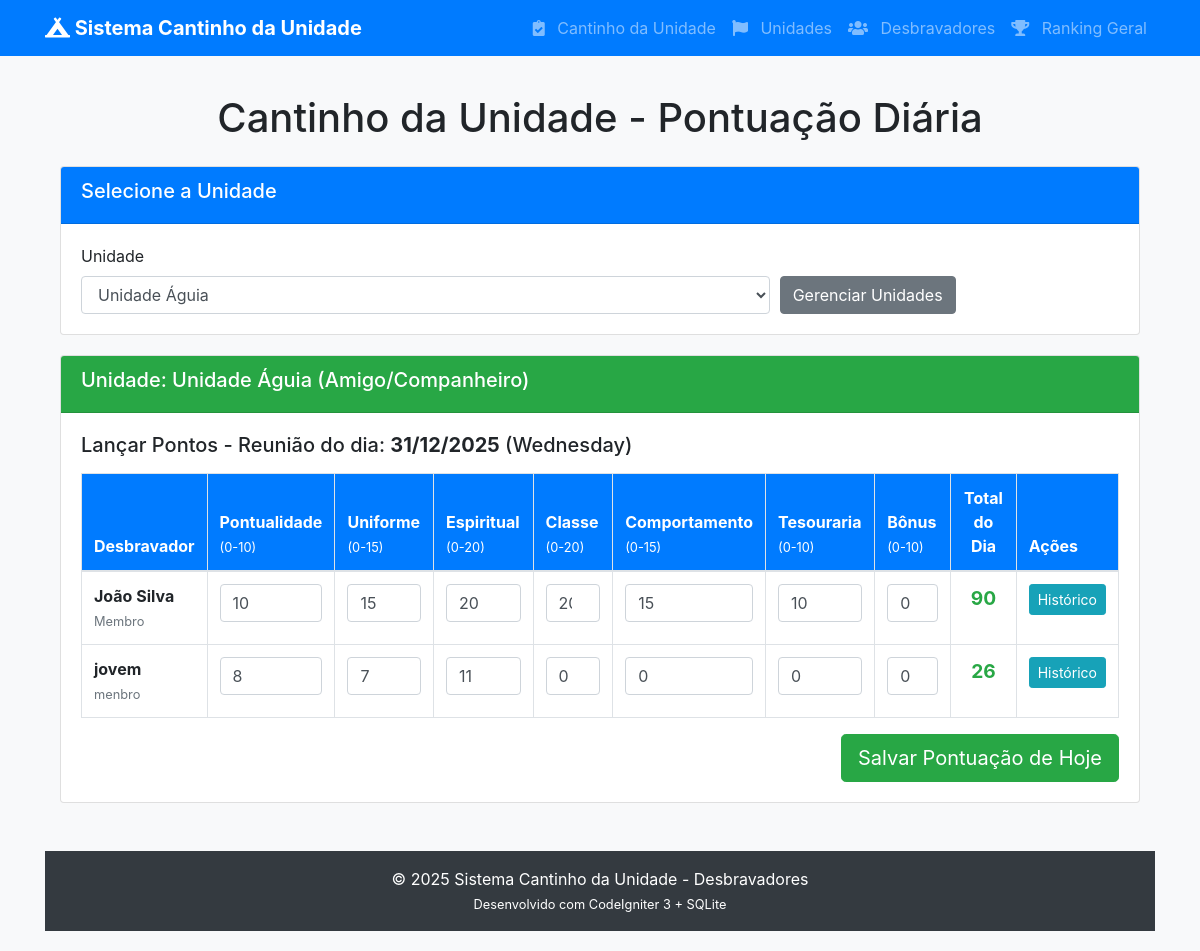
The app's page /index.php/pontuacao/lancar?id_unidade=1 with its own data.
### tables this page shows
CREATE TABLE "unidades" (
	"id_unidade" INTEGER PRIMARY KEY AUTOINCREMENT,
	"nome_unidade" VARCHAR NOT NULL,
	"classe_base" VARCHAR NOT NULL DEFAULT 'Amigo/Companheiro'
);

CREATE TABLE "pontuacao_diaria" (
	"id_ponto" INTEGER PRIMARY KEY AUTOINCREMENT,
	"id_desbravador" INTEGER NOT NULL,
	"data_reuniao" DATE NOT NULL,
	"pontualidade" INTEGER NOT NULL DEFAULT 0,
	"uniforme" INTEGER NOT NULL DEFAULT 0,
	"espiritual" INTEGER NOT NULL DEFAULT 0,
	"classe" INTEGER NOT NULL DEFAULT 0,
	"comportamento" INTEGER NOT NULL DEFAULT 0,
	"tesouraria" INTEGER NOT NULL DEFAULT 0,
	"bonus" INTEGER NOT NULL DEFAULT 0,
	"total_dia" INTEGER NOT NULL DEFAULT 0,
	CONSTRAINT fk_desbravador FOREIGN KEY (id_desbravador) REFERENCES desbravadores(id_desbravador) ON DELETE CASCADE ON UPDATE CASCADE
);

### application/controllers/Pontuacao.php (called while the page is built, shortened)
<?php
class Pontuacao extends CI_Controller {
    public function __construct()
    {
        $this->load->model('Unidade_model');
        $this->load->model('Desbravador_model');
        $this->load->model('Pontuacao_model');
        $this->load->helper('date');
        $this->load->helper('url');
        $this->load->helper('form');
    }
    public function lancar()
    {
        $data['unidades'] = $this->Unidade_model->get_all();
        $id_unidade = $this->input->get('id_unidade');
            if ($id_unidade) {
                $data['unidade_selecionada'] = $this->Unidade_model->get_by_id($id_unidade);
                        $this->db->where('id_unidade', $id_unidade);
                        $this->db->order_by('nome_completo', 'ASC');
                        $data['desbravadores'] = $this->db->get('desbravadores')->result();
                            $arr = [];
                            foreach ($data['desbravadores'] as $key=>$value) {
                                $resultado = $this->Pontuacao_model->get_by_desbravador($value->id_desbravador);
                                            if(!empty($resultado)){
                                                $arr[] = $resultado[0];
                                            }
                            }
                            $data['registro_desbravadores'] = array_map(
                                fn($a, $b)=>(object) array_merge((array) $a, (array)$b),
                               $data['desbravadores'],$arr);
                    }
                $data['title'] = 'Cantinho da Unidade - Lançar Pontos';
                $this->load->view('pontuacao/lancar', $data);
    }
}

### index.php (called while the page is built, shortened)
<?php
require_once BASEPATH.'core/CodeIgniter.php';

### application/models/Unidade_model.php (called while the page is built, shortened)
<?php
class Unidade_model extends CI_Model {
    public function get_all() {
        $query = $this->db->order_by('nome_unidade','ASC')->get('unidades');
            return $query->result();
    }
}

### application/models/Pontuacao_model.php (called while the page is built, shortened)
<?php
class Pontuacao_model extends CI_Model {
    public function get_by_desbravador($id_desbravador) {
        $this->db->where('id_desbravador', $id_desbravador);
        $this->db->order_by('data_reuniao', 'DESC');
        $query = $this->db->get('pontuacao_diaria');
        return $query->result();
    }
}

### application/views/pontuacao/lancar.php (the view, shortened to what this page needs)
<!DOCTYPE html>
<html lang="pt-BR">
<head>
    <link rel="stylesheet" href="https://stackpath.bootstrapcdn.com/bootstrap/4.5.2/css/bootstrap.min.css">
</head>
<body>
<div class="container">
    <?php $this->load->view('templates/header'); ?>
    <h1 class="text-center mb-4">Cantinho da Unidade - Pontuação Diária</h1>
    <div class="card">
        <div class="card-header bg-primary text-white">
            <h5>Selecione a Unidade</h5>
        </div>
        <div class="card-body">
            <form method="get" action="<?php echo site_url('pontuacao/lancar'); ?>">
                <div class="form-row align-items-end">
                    <div class="col-md-8">
                        <label for="id_unidade">Unidade</label>
                        <select name="id_unidade" id="id_unidade" class="form-control" onchange="this.form.submit()" required>
                            <?php foreach ($unidades as $unidade): ?>
                                <option value="<?php echo $unidade->id_unidade ?>" <?php echo isset($unidade_selecionada) && $unidade_selecionada->id_unidade == $unidade->id_unidade ? 'selected' : '' ?>>
                                    <?php echo $unidade->nome_unidade ?>
                                </option>
                            <?php endforeach; ?>
                        </select>
                    </div>
                    <div class="col-md-4">
                        <a href="<?php echo site_url('unidades'); ?>" class="btn btn-secondary">Gerenciar Unidades</a>
                    </div>
                </div>
            </form>
        </div>
    </div>
    <?php if (isset($desbravadores) && !empty($desbravadores)): ?>
        <div class="card">
            <div class="card-header bg-success text-white">
                <h5>Unidade: <?php echo $unidade_selecionada->nome_unidade ?> (<?php echo $unidade_selecionada->classe_base ?>)</h5>
            </div>
            <div class="card-body">
                <h5 class="mb-3">Lançar Pontos - Reunião do dia:
                    <strong><?php echo date('d/m/Y') ?></strong>
                    (<?php echo date('l', strtotime('today')) ?>)
                </h5>
                <form method="post" action="<?php echo site_url('pontuacao/salvar'); ?>">
                <div class="table-responsive">
                    <table class="table table-bordered table-hover">
                        <thead>
                            <tr>
                                <th>Desbravador</th>
                                <th>Pontualidade<br><small>(0-10)</small></th>
                                <th>Uniforme<br><small>(0-15)</small></th>
                                <th>Espiritual<br><small>(0-20)</small></th>
                                <th>Classe<br><small>(0-20)</small></th>
                                <th>Comportamento<br><small>(0-15)</small></th>
                                <th>Tesouraria<br><small>(0-10)</small></th>
                                <th>Bônus<br><small>(0-10)</small></th>
                                <th class="text-center">Total do Dia</th>
                                <th>Ações</th>
                            </tr>
                        </thead>
                        <tbody>
                            <?php foreach ($registro_desbravadores as $desbravador): ?>
                                <tr>
                                    <td>
                                        <strong><?php echo $desbravador->nome_completo ?></strong><br>
                                        <small class="text-muted"><?php echo $desbravador->cargo ?></small>
                                    </td>
                                    <td><input type="number" name="desbravadores[<?php echo $desbravador->id_desbravador ?>][pontualidade]" class="form-control pontos" min="0" max="10" value="<?php echo $desbravador->pontualidade ?>"></td>
                                    <td><input type="number" name="desbravadores[<?php echo $desbravador->id_desbravador ?>][uniforme]" class="form-control pontos" min="0" max="15" value="<?php echo $desbravador->uniforme ?>"></td>
                                    <td><input type="number" name="desbravadores[<?php echo $desbravador->id_desbravador ?>][espiritual]" class="form-control pontos" min="0" max="20" value="<?php echo $desbravador->espiritual ?>"></td>
                                    <td><input type="number" name="desbravadores[<?php echo $desbravador->id_desbravador ?>][classe]" class="form-control pontos" min="0" max="20" value="<?php echo $desbravador->classe ?>"></td>
                                    <td><input type="number" name="desbravadores[<?php echo $desbravador->id_desbravador ?>][comportamento]" class="form-control pontos" min="0" max="15" value="<?php echo $desbravador->comportamento ?>"></td>
                                    <td><input type="number" name="desbravadores[<?php echo $desbravador->id_desbravador ?>][tesouraria]" class="form-control pontos" min="0" max="10" value="<?php echo $desbravador->tesouraria ?>"></td>
                                    <td><input type="number" name="desbravadores[<?php echo $desbravador->id_desbravador ?>][bonus]" class="form-control pontos" min="0" max="10" value="0"></td>
                                    <td class="text-center total-dia" id="total-<?php echo $desbravador->id_desbravador ?>"><?php echo $desbravador->total_dia ?></td>
                                    <td><a href="<?php echo site_url('pontuacao/historico/'.$desbravador->id_desbravador); ?>" class="btn btn-sm btn-info">Histórico</a></td>
                                </tr>
                            <?php endforeach; ?>
                        </tbody>
                    </table>
                </div>
                <div class="text-right">
                    <button type="submit" class="btn btn-lg btn-success">Salvar Pontuação de Hoje</button>
                </div>
                </form>
            </div>
        </div>
    <?php endif; ?>
<?php $this->load->view('templates/footer');?>
</div>
</body>
</html>

### application/views/templates/header.php (shortened to what this page needs)
<!DOCTYPE html>
<html lang="pt-BR">
<head>
    <link rel="stylesheet" href="https://stackpath.bootstrapcdn.com/bootstrap/4.5.2/css/bootstrap.min.css">
    <link rel="stylesheet" href="https://cdnjs.cloudflare.com/ajax/libs/font-awesome/5.15.4/css/all.min.css">
</head>
<body>
<nav class="navbar navbar-expand-lg navbar-dark bg-primary fixed-top">
    <div class="container">
        <a class="navbar-brand" href="<?= site_url('pontuacao/lancar') ?>">
            <i class="fas fa-campground"></i> Sistema Cantinho da Unidade
        </a>
        <div class="collapse navbar-collapse" id="navbarNav">
            <ul class="navbar-nav ml-auto">
                <li class="nav-item">
                    <a class="nav-link" href="<?= site_url('pontuacao/lancar') ?>">
                        <i class="fas fa-clipboard-check"></i> Cantinho da Unidade
                    </a>
                </li>
                <li class="nav-item">
                    <a class="nav-link" href="<?= site_url('unidades') ?>">
                        <i class="fas fa-flag"></i> Unidades
                    </a>
                </li>
                <li class="nav-item">
                    <a class="nav-link" href="<?= site_url('desbravadores') ?>">
                        <i class="fas fa-users"></i> Desbravadores
                    </a>
                </li>
                <li class="nav-item">
                    <a class="nav-link" href="<?= site_url('pontuacao/ranking') ?>">
                        <i class="fas fa-trophy"></i> Ranking Geral
                    </a>
                </li>
            </ul>
        </div>
    </div>
</nav>
<div class="container mt-4">

### application/views/templates/footer.php (shortened to what this page needs)
</div>
    <footer class="bg-dark text-white text-center py-3 mt-5">
        <div class="container">
            <p class="mb-0">&copy; <?= date('Y') ?> Sistema Cantinho da Unidade - Desbravadores</p>
            <small>Desenvolvido com CodeIgniter 3 + SQLite</small>
        </div>
    </footer>
</body>
</html>

### application/views/pontuacao/lancar.php (style rules this page uses)
body { padding: 20px; background-color: #f8f9fa; }
.card { margin-bottom: 20px; }
.table th { background-color: #007bff; color: white; }
.total-dia { font-weight: bold; font-size: 1.2em; color: #28a745; }

### application/views/templates/header.php (style rules this page uses)
body { padding-top: 70px; background-color: #f8f9fa; }
.navbar-brand { font-weight: bold; }
.nav-link i { margin-right: 8px; }

### records on screen
unidades: nome_unidade "Unidade Águia", classe_base "Amigo/Companheiro"
pontuacao_diaria: nome_completo "João Silva", cargo "Membro", pontualidade "10", uniforme "15", espiritual "20", classe "20", comportamento "15", tesouraria "10", total_dia "90"
pontuacao_diaria: nome_completo "jovem", cargo "menbro", pontualidade "8", uniforme "7", espiritual "11", classe "0", comportamento "0", tesouraria "0", total_dia "26"

### other values on screen
form field id_unidade "Unidade Águia"
